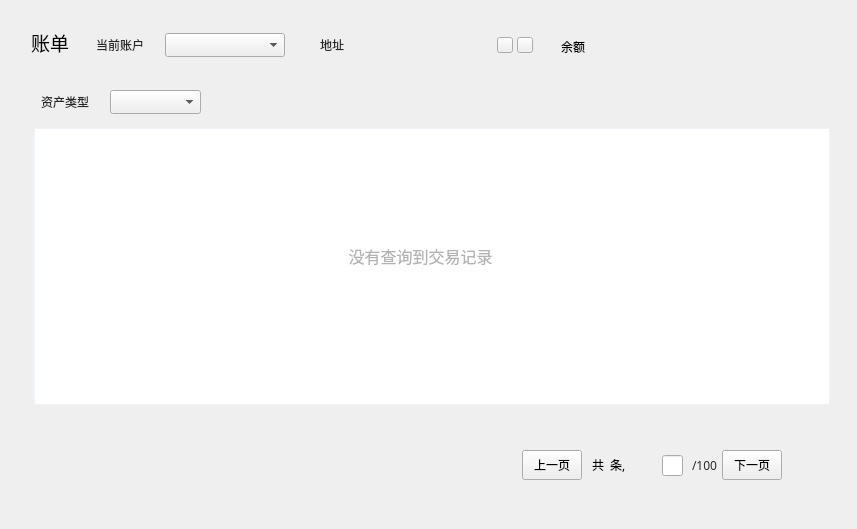
<?xml version="1.0" encoding="UTF-8"?>
<ui version="4.0">
 <class>AccountPage</class>
 <widget class="QWidget" name="AccountPage">
  <property name="geometry">
   <rect>
    <x>0</x>
    <y>0</y>
    <width>857</width>
    <height>529</height>
   </rect>
  </property>
  <property name="font">
   <font>
    <family>微软雅黑</family>
    <stylestrategy>PreferDefault</stylestrategy>
   </font>
  </property>
  <property name="windowTitle">
   <string>Form</string>
  </property>
  <property name="styleSheet">
   <string notr="true"/>
  </property>
  <widget class="QLabel" name="addressLabel2">
   <property name="geometry">
    <rect>
     <x>320</x>
     <y>33</y>
     <width>30</width>
     <height>24</height>
    </rect>
   </property>
   <property name="font">
    <font>
     <family>微软雅黑</family>
    </font>
   </property>
   <property name="styleSheet">
    <string notr="true">color: rgb(40, 40, 40);
background:transparent;</string>
   </property>
   <property name="text">
    <string>地址</string>
   </property>
  </widget>
  <widget class="QLabel" name="addressLabel">
   <property name="geometry">
    <rect>
     <x>360</x>
     <y>33</y>
     <width>130</width>
     <height>24</height>
    </rect>
   </property>
   <property name="font">
    <font>
     <family>微软雅黑</family>
     <underline>false</underline>
    </font>
   </property>
   <property name="styleSheet">
    <string notr="true">background:transparent;</string>
   </property>
   <property name="text">
    <string/>
   </property>
   <property name="scaledContents">
    <bool>true</bool>
   </property>
   <property name="textInteractionFlags">
    <set>Qt::NoTextInteraction</set>
   </property>
  </widget>
  <widget class="QToolButton" name="copyBtn">
   <property name="geometry">
    <rect>
     <x>497</x>
     <y>37</y>
     <width>16</width>
     <height>16</height>
    </rect>
   </property>
   <property name="font">
    <font>
     <family>微软雅黑</family>
    </font>
   </property>
   <property name="cursor">
    <cursorShape>PointingHandCursor</cursorShape>
   </property>
   <property name="focusPolicy">
    <enum>Qt::NoFocus</enum>
   </property>
   <property name="text">
    <string/>
   </property>
  </widget>
  <widget class="QComboBox" name="accountComboBox">
   <property name="geometry">
    <rect>
     <x>165</x>
     <y>33</y>
     <width>120</width>
     <height>24</height>
    </rect>
   </property>
   <property name="font">
    <font>
     <family>微软雅黑</family>
     <weight>50</weight>
     <bold>false</bold>
    </font>
   </property>
   <property name="focusPolicy">
    <enum>Qt::NoFocus</enum>
   </property>
  </widget>
  <widget class="QLabel" name="label_10">
   <property name="geometry">
    <rect>
     <x>31</x>
     <y>32</y>
     <width>60</width>
     <height>21</height>
    </rect>
   </property>
   <property name="font">
    <font>
     <family>微软雅黑</family>
     <pointsize>14</pointsize>
    </font>
   </property>
   <property name="styleSheet">
    <string notr="true">background:transparent;</string>
   </property>
   <property name="text">
    <string>账单</string>
   </property>
  </widget>
  <widget class="QLabel" name="label">
   <property name="geometry">
    <rect>
     <x>90</x>
     <y>33</y>
     <width>54</width>
     <height>24</height>
    </rect>
   </property>
   <property name="font">
    <font>
     <family>微软雅黑</family>
    </font>
   </property>
   <property name="styleSheet">
    <string notr="true">color: rgb(40, 40, 40);
background:transparent;</string>
   </property>
   <property name="text">
    <string>当前账户</string>
   </property>
   <property name="alignment">
    <set>Qt::AlignRight|Qt::AlignTrailing|Qt::AlignVCenter</set>
   </property>
  </widget>
  <widget class="QLabel" name="label_16">
   <property name="geometry">
    <rect>
     <x>537</x>
     <y>35</y>
     <width>48</width>
     <height>24</height>
    </rect>
   </property>
   <property name="font">
    <font>
     <family>微软雅黑</family>
    </font>
   </property>
   <property name="text">
    <string>余额</string>
   </property>
   <property name="alignment">
    <set>Qt::AlignRight|Qt::AlignTrailing|Qt::AlignVCenter</set>
   </property>
  </widget>
  <widget class="QLabel" name="balanceLabel">
   <property name="geometry">
    <rect>
     <x>599</x>
     <y>34</y>
     <width>271</width>
     <height>30</height>
    </rect>
   </property>
   <property name="font">
    <font>
     <family>微软雅黑</family>
     <pointsize>14</pointsize>
    </font>
   </property>
   <property name="styleSheet">
    <string notr="true">background:transparent;</string>
   </property>
   <property name="text">
    <string/>
   </property>
   <property name="alignment">
    <set>Qt::AlignLeading|Qt::AlignLeft|Qt::AlignVCenter</set>
   </property>
  </widget>
  <widget class="QToolButton" name="nextPageBtn">
   <property name="geometry">
    <rect>
     <x>722</x>
     <y>450</y>
     <width>60</width>
     <height>30</height>
    </rect>
   </property>
   <property name="font">
    <font>
     <family>微软雅黑</family>
    </font>
   </property>
   <property name="cursor">
    <cursorShape>PointingHandCursor</cursorShape>
   </property>
   <property name="focusPolicy">
    <enum>Qt::NoFocus</enum>
   </property>
   <property name="styleSheet">
    <string notr="true"/>
   </property>
   <property name="text">
    <string>下一页</string>
   </property>
  </widget>
  <widget class="QLineEdit" name="pageLineEdit">
   <property name="geometry">
    <rect>
     <x>662</x>
     <y>455</y>
     <width>21</width>
     <height>21</height>
    </rect>
   </property>
   <property name="alignment">
    <set>Qt::AlignCenter</set>
   </property>
  </widget>
  <widget class="QLabel" name="numberLabel">
   <property name="geometry">
    <rect>
     <x>592</x>
     <y>450</y>
     <width>61</width>
     <height>30</height>
    </rect>
   </property>
   <property name="font">
    <font>
     <family>微软雅黑</family>
    </font>
   </property>
   <property name="text">
    <string>共  条,</string>
   </property>
  </widget>
  <widget class="QLabel" name="pageLabel">
   <property name="geometry">
    <rect>
     <x>692</x>
     <y>450</y>
     <width>31</width>
     <height>30</height>
    </rect>
   </property>
   <property name="font">
    <font>
     <family>微软雅黑</family>
    </font>
   </property>
   <property name="styleSheet">
    <string notr="true">color: #282828;</string>
   </property>
   <property name="text">
    <string>/100</string>
   </property>
   <property name="alignment">
    <set>Qt::AlignLeading|Qt::AlignLeft|Qt::AlignVCenter</set>
   </property>
  </widget>
  <widget class="QToolButton" name="prePageBtn">
   <property name="geometry">
    <rect>
     <x>522</x>
     <y>450</y>
     <width>60</width>
     <height>30</height>
    </rect>
   </property>
   <property name="font">
    <font>
     <family>微软雅黑</family>
    </font>
   </property>
   <property name="cursor">
    <cursorShape>PointingHandCursor</cursorShape>
   </property>
   <property name="focusPolicy">
    <enum>Qt::NoFocus</enum>
   </property>
   <property name="styleSheet">
    <string notr="true"/>
   </property>
   <property name="text">
    <string>上一页</string>
   </property>
  </widget>
  <widget class="QTableWidget" name="accountTransactionsTableWidget">
   <property name="geometry">
    <rect>
     <x>34</x>
     <y>128</y>
     <width>796</width>
     <height>277</height>
    </rect>
   </property>
   <property name="styleSheet">
    <string notr="true">QTableWidget{border: 1px solid rgb(241,241,248);gridline-color: rgb(241,241,248)}
QHeaderView{background-color:white;min-height:47;}
QHeaderView::section{background-color: white;border: 1px solid rgb(241,241,248);
font: 12px &quot;微软雅黑&quot;;}</string>
   </property>
   <property name="verticalScrollBarPolicy">
    <enum>Qt::ScrollBarAsNeeded</enum>
   </property>
   <property name="horizontalScrollBarPolicy">
    <enum>Qt::ScrollBarAlwaysOff</enum>
   </property>
   <property name="sizeAdjustPolicy">
    <enum>QAbstractScrollArea::AdjustToContents</enum>
   </property>
   <property name="autoScroll">
    <bool>false</bool>
   </property>
   <property name="editTriggers">
    <set>QAbstractItemView::NoEditTriggers</set>
   </property>
   <property name="tabKeyNavigation">
    <bool>false</bool>
   </property>
   <property name="showDropIndicator" stdset="0">
    <bool>false</bool>
   </property>
   <property name="dragDropOverwriteMode">
    <bool>false</bool>
   </property>
   <property name="verticalScrollMode">
    <enum>QAbstractItemView::ScrollPerItem</enum>
   </property>
   <property name="horizontalScrollMode">
    <enum>QAbstractItemView::ScrollPerItem</enum>
   </property>
   <property name="showGrid">
    <bool>false</bool>
   </property>
   <attribute name="horizontalHeaderVisible">
    <bool>false</bool>
   </attribute>
   <attribute name="horizontalHeaderCascadingSectionResizes">
    <bool>true</bool>
   </attribute>
   <attribute name="verticalHeaderVisible">
    <bool>false</bool>
   </attribute>
   <attribute name="verticalHeaderCascadingSectionResizes">
    <bool>true</bool>
   </attribute>
   <column>
    <property name="text">
     <string>时间</string>
    </property>
    <property name="font">
     <font>
      <family>微软雅黑</family>
     </font>
    </property>
    <property name="textAlignment">
     <set>AlignCenter</set>
    </property>
   </column>
   <column>
    <property name="text">
     <string>区块ID</string>
    </property>
    <property name="font">
     <font>
      <family>微软雅黑</family>
     </font>
    </property>
    <property name="textAlignment">
     <set>AlignCenter</set>
    </property>
   </column>
   <column>
    <property name="text">
     <string>交易ID</string>
    </property>
    <property name="font">
     <font>
      <family>微软雅黑</family>
     </font>
    </property>
    <property name="textAlignment">
     <set>AlignCenter</set>
    </property>
   </column>
   <column>
    <property name="text">
     <string>对方账户</string>
    </property>
    <property name="font">
     <font>
      <family>微软雅黑</family>
     </font>
    </property>
    <property name="textAlignment">
     <set>AlignCenter</set>
    </property>
   </column>
   <column>
    <property name="text">
     <string>金额</string>
    </property>
    <property name="font">
     <font>
      <family>微软雅黑</family>
     </font>
    </property>
    <property name="textAlignment">
     <set>AlignCenter</set>
    </property>
   </column>
   <column>
    <property name="text">
     <string>手续费/HSR</string>
    </property>
    <property name="font">
     <font>
      <family>微软雅黑</family>
     </font>
    </property>
    <property name="textAlignment">
     <set>AlignCenter</set>
    </property>
   </column>
   <column>
    <property name="text">
     <string>备注</string>
    </property>
    <property name="font">
     <font>
      <family>微软雅黑</family>
     </font>
    </property>
    <property name="textAlignment">
     <set>AlignCenter</set>
    </property>
   </column>
  </widget>
  <widget class="QLabel" name="initLabel">
   <property name="geometry">
    <rect>
     <x>220</x>
     <y>230</y>
     <width>401</width>
     <height>51</height>
    </rect>
   </property>
   <property name="font">
    <font>
     <family>微软雅黑</family>
     <pointsize>12</pointsize>
    </font>
   </property>
   <property name="styleSheet">
    <string notr="true">color: rgb(178, 178, 178);</string>
   </property>
   <property name="text">
    <string>没有查询到交易记录</string>
   </property>
   <property name="alignment">
    <set>Qt::AlignCenter</set>
   </property>
  </widget>
  <widget class="QLabel" name="label_2">
   <property name="geometry">
    <rect>
     <x>35</x>
     <y>90</y>
     <width>54</width>
     <height>24</height>
    </rect>
   </property>
   <property name="font">
    <font>
     <family>微软雅黑</family>
    </font>
   </property>
   <property name="styleSheet">
    <string notr="true">color: rgb(40, 40, 40);
background:transparent;</string>
   </property>
   <property name="text">
    <string>资产类型</string>
   </property>
   <property name="alignment">
    <set>Qt::AlignRight|Qt::AlignTrailing|Qt::AlignVCenter</set>
   </property>
  </widget>
  <widget class="QComboBox" name="assetComboBox">
   <property name="geometry">
    <rect>
     <x>110</x>
     <y>90</y>
     <width>91</width>
     <height>24</height>
    </rect>
   </property>
   <property name="font">
    <font>
     <family>微软雅黑</family>
     <weight>50</weight>
     <bold>false</bold>
    </font>
   </property>
   <property name="focusPolicy">
    <enum>Qt::NoFocus</enum>
   </property>
  </widget>
  <widget class="QToolButton" name="qrcodeBtn">
   <property name="geometry">
    <rect>
     <x>517</x>
     <y>37</y>
     <width>16</width>
     <height>16</height>
    </rect>
   </property>
   <property name="font">
    <font>
     <family>微软雅黑</family>
    </font>
   </property>
   <property name="cursor">
    <cursorShape>PointingHandCursor</cursorShape>
   </property>
   <property name="focusPolicy">
    <enum>Qt::NoFocus</enum>
   </property>
   <property name="text">
    <string/>
   </property>
  </widget>
  <zorder>addressLabel2</zorder>
  <zorder>addressLabel</zorder>
  <zorder>accountComboBox</zorder>
  <zorder>label_10</zorder>
  <zorder>label</zorder>
  <zorder>label_16</zorder>
  <zorder>balanceLabel</zorder>
  <zorder>nextPageBtn</zorder>
  <zorder>pageLineEdit</zorder>
  <zorder>numberLabel</zorder>
  <zorder>pageLabel</zorder>
  <zorder>prePageBtn</zorder>
  <zorder>accountTransactionsTableWidget</zorder>
  <zorder>initLabel</zorder>
  <zorder>label_2</zorder>
  <zorder>assetComboBox</zorder>
  <zorder>copyBtn</zorder>
  <zorder>qrcodeBtn</zorder>
 </widget>
 <resources/>
 <connections/>
</ui>
